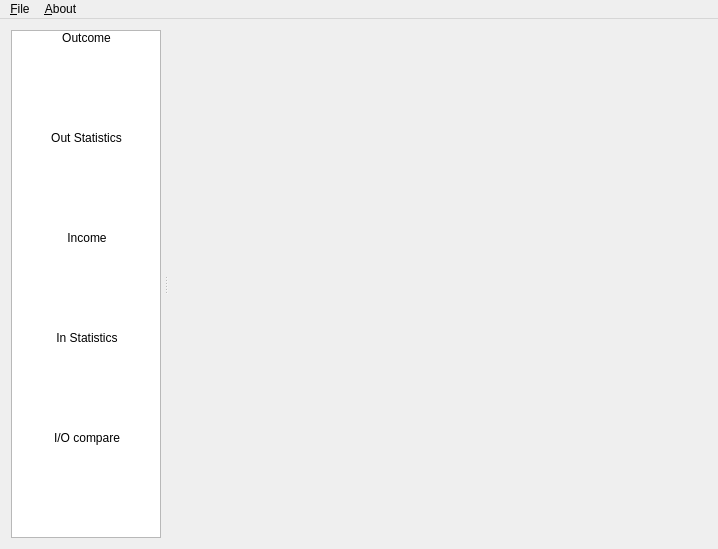
<?xml version="1.0" encoding="UTF-8"?>
<ui version="4.0">
 <class>MainWindowClass</class>
 <widget class="QMainWindow" name="MainWindowClass">
  <property name="geometry">
   <rect>
    <x>0</x>
    <y>0</y>
    <width>718</width>
    <height>549</height>
   </rect>
  </property>
  <property name="sizePolicy">
   <sizepolicy hsizetype="Preferred" vsizetype="Preferred">
    <horstretch>0</horstretch>
    <verstretch>0</verstretch>
   </sizepolicy>
  </property>
  <property name="minimumSize">
   <size>
    <width>640</width>
    <height>480</height>
   </size>
  </property>
  <property name="windowTitle">
   <string>My Money</string>
  </property>
  <property name="windowIcon">
   <iconset resource="Money.qrc">
    <normaloff>:/Images/Money.png</normaloff>:/Images/Money.png</iconset>
  </property>
  <widget class="QWidget" name="centralWidget">
   <layout class="QHBoxLayout" name="horizontalLayout">
    <item>
     <widget class="QSplitter" name="splitter">
      <property name="orientation">
       <enum>Qt::Horizontal</enum>
      </property>
      <property name="handleWidth">
       <number>10</number>
      </property>
      <widget class="QListWidget" name="listWidget">
       <property name="sizePolicy">
        <sizepolicy hsizetype="Fixed" vsizetype="Preferred">
         <horstretch>0</horstretch>
         <verstretch>0</verstretch>
        </sizepolicy>
       </property>
       <property name="maximumSize">
        <size>
         <width>150</width>
         <height>16777215</height>
        </size>
       </property>
       <property name="verticalScrollBarPolicy">
        <enum>Qt::ScrollBarAlwaysOff</enum>
       </property>
       <property name="horizontalScrollBarPolicy">
        <enum>Qt::ScrollBarAlwaysOff</enum>
       </property>
       <property name="editTriggers">
        <set>QAbstractItemView::NoEditTriggers</set>
       </property>
       <property name="iconSize">
        <size>
         <width>48</width>
         <height>48</height>
        </size>
       </property>
       <property name="gridSize">
        <size>
         <width>150</width>
         <height>100</height>
        </size>
       </property>
       <property name="viewMode">
        <enum>QListView::IconMode</enum>
       </property>
       <item>
        <property name="text">
         <string>Outcome</string>
        </property>
        <property name="icon">
         <iconset resource="Money.qrc">
          <normaloff>:/Images/Shopping.png</normaloff>:/Images/Shopping.png</iconset>
        </property>
       </item>
       <item>
        <property name="text">
         <string>Out Statistics</string>
        </property>
        <property name="icon">
         <iconset resource="Money.qrc">
          <normaloff>:/Images/PieChart3.png</normaloff>:/Images/PieChart3.png</iconset>
        </property>
       </item>
       <item>
        <property name="text">
         <string>Income</string>
        </property>
        <property name="icon">
         <iconset resource="Money.qrc">
          <normaloff>:/Images/Money3.png</normaloff>:/Images/Money3.png</iconset>
        </property>
       </item>
       <item>
        <property name="text">
         <string>In Statistics</string>
        </property>
        <property name="icon">
         <iconset resource="Money.qrc">
          <normaloff>:/Images/PieChart.png</normaloff>:/Images/PieChart.png</iconset>
        </property>
       </item>
       <item>
        <property name="text">
         <string>I/O compare</string>
        </property>
        <property name="icon">
         <iconset resource="Money.qrc">
          <normaloff>:/Images/kchart.png</normaloff>:/Images/kchart.png</iconset>
        </property>
       </item>
      </widget>
      <widget class="QStackedWidget" name="stackedWidget">
       <property name="sizePolicy">
        <sizepolicy hsizetype="Expanding" vsizetype="Preferred">
         <horstretch>0</horstretch>
         <verstretch>0</verstretch>
        </sizepolicy>
       </property>
       <property name="currentIndex">
        <number>-1</number>
       </property>
      </widget>
     </widget>
    </item>
   </layout>
  </widget>
  <widget class="QMenuBar" name="menuBar">
   <property name="geometry">
    <rect>
     <x>0</x>
     <y>0</y>
     <width>718</width>
     <height>26</height>
    </rect>
   </property>
   <widget class="QMenu" name="menu_About">
    <property name="title">
     <string>&amp;About</string>
    </property>
    <addaction name="actionAbout"/>
   </widget>
   <widget class="QMenu" name="menu_File">
    <property name="title">
     <string>&amp;File</string>
    </property>
    <addaction name="actionBackup"/>
    <addaction name="actionSetting"/>
    <addaction name="separator"/>
    <addaction name="actionQuit"/>
   </widget>
   <addaction name="menu_File"/>
   <addaction name="menu_About"/>
  </widget>
  <action name="actionQuit">
   <property name="icon">
    <iconset resource="Money.qrc">
     <normaloff>:/Images/exit.png</normaloff>:/Images/exit.png</iconset>
   </property>
   <property name="text">
    <string>&amp;Quit</string>
   </property>
   <property name="shortcut">
    <string>Ctrl+Q</string>
   </property>
  </action>
  <action name="actionAbout">
   <property name="icon">
    <iconset resource="Money.qrc">
     <normaloff>:/Images/help.png</normaloff>:/Images/help.png</iconset>
   </property>
   <property name="text">
    <string>&amp;About</string>
   </property>
  </action>
  <action name="actionSetting">
   <property name="icon">
    <iconset resource="Money.qrc">
     <normaloff>:/Images/Options.png</normaloff>:/Images/Options.png</iconset>
   </property>
   <property name="text">
    <string>&amp;Setting</string>
   </property>
   <property name="shortcut">
    <string>Ctrl+O</string>
   </property>
  </action>
  <action name="actionBackup">
   <property name="icon">
    <iconset resource="Money.qrc">
     <normaloff>:/Images/Floppy.png</normaloff>:/Images/Floppy.png</iconset>
   </property>
   <property name="text">
    <string>&amp;Backup database</string>
   </property>
  </action>
  <action name="actionDeposits">
   <property name="icon">
    <iconset resource="Money.qrc">
     <normaloff>:/Images/ni_png_2_1876.png</normaloff>:/Images/ni_png_2_1876.png</iconset>
   </property>
   <property name="text">
    <string>存单管理</string>
   </property>
  </action>
 </widget>
 <layoutdefault spacing="6" margin="11"/>
 <resources>
  <include location="Money.qrc"/>
 </resources>
 <connections/>
</ui>
